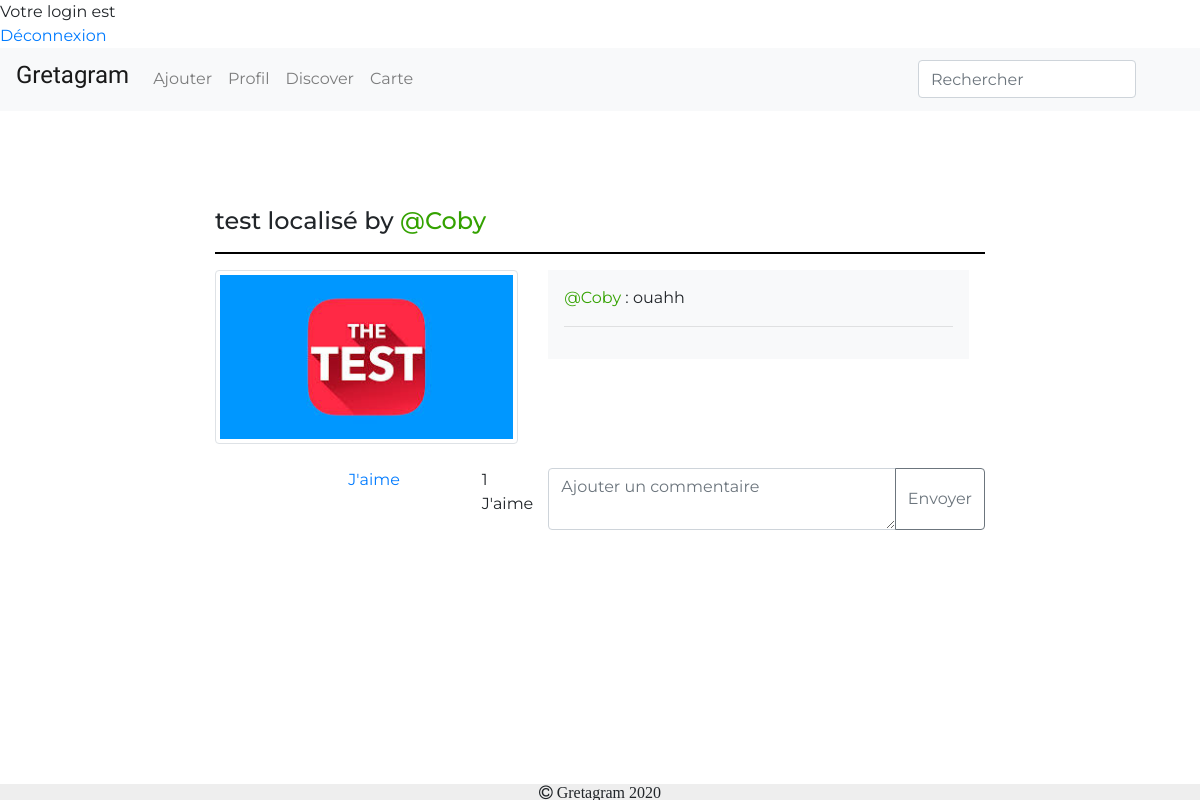
Screenshot of /Gretagram/post.php?post=uploads/5e9df3a783cd7TEEEST.jpg (signed in) with the database file from the repository.
### tables this page shows
CREATE TABLE IF NOT EXISTS `publication` (
  `id` int(11) NOT NULL AUTO_INCREMENT,
  `nblike` int(100) DEFAULT '0',
  `titre` varchar(100) DEFAULT NULL,
  `description` varchar(100) DEFAULT NULL,
  `user` varchar(100) NOT NULL,
  `photo` varchar(100) DEFAULT NULL,
  `datepubli` datetime NOT NULL DEFAULT CURRENT_TIMESTAMP,
  `lat` varchar(200) DEFAULT NULL,
  `longitude` varchar(100) DEFAULT NULL,
  `adrrFormated` varchar(100) NOT NULL,
  `nbVue` int(11) NOT NULL DEFAULT '0',
  `Tag` varchar(100) DEFAULT NULL,
  PRIMARY KEY (`id`)
);

CREATE TABLE IF NOT EXISTS `commentaire` (
  `message` varchar(100) DEFAULT NULL,
  `user` varchar(100) NOT NULL,
  `publication` varchar(100) NOT NULL,
  `date` datetime NOT NULL DEFAULT CURRENT_TIMESTAMP,
  PRIMARY KEY (`date`)
);

### Gretagram/post.php (the view, shortened to what this page needs)
<?php
if (isset($_SESSION['login']) && isset($_SESSION['mdp'])) {
    echo '<html>';
    echo '<head>';
    echo '</head>';
    echo '<body>';
    echo 'Votre login est ' . $_SESSION['login'];
    echo '<br />';
    echo '<a href="deconnexion.php">Déconnexion</a>';
} else {
    header('location: login.php?message=erreur');
}
?>
<!DOCTYPE html>
<html>
<head>
    <link href="https://stackpath.bootstrapcdn.com/font-awesome/4.7.0/css/font-awesome.min.css" rel="stylesheet">
    <link rel="stylesheet" href="https://stackpath.bootstrapcdn.com/bootstrap/4.4.1/css/bootstrap.min.css">
    <link rel="stylesheet" href="css/style.css">
    <?php
    include("include/connect.inc.php");
    ?>
</head>
<body>
    <nav class="navbar navbar-expand-lg navbar-light bg-light">
        <a class="navbar-brand" href="index.php">
            <div class="styleLogo">
                <h4>Gretagram</h4>
            </div>
        </a>
        <div class="collapse navbar-collapse" id="navbarToggler">
            <ul class="navbar-nav mr-auto mt-2 mt-lg-0">
                <li class="nav-item">
                    <a class="nav-link" href="ajouter.php">Ajouter</a>
                </li>
                <li class="nav-item">
                    <a class="nav-link" href="profilPerso.php">Profil</a>
                </li>
                <li class="nav-item">
                    <a class="nav-link" href="discover.php">Discover</a>
                </li>
                <li class="nav-item">
                    <a class="nav-link" href="carte.php">Carte</a>
                </li>
            </ul>
            <form class="form-inline my-2 my-lg-0">
                <input class="form-control mr-sm-2" type="text" id="search-user" placeholder="Rechercher">
            </form>
            <div style="margin-top: 20px">
            </div>
        </div>
    </nav>
    <br>
    <br>
    <br>
    <br>
    <?php
    $param = htmlspecialchars($_GET['post']);
    $requetePost = "Select * FROM publication where photo = " . "'" . $param . "'" . ";";
    $prequetePost = $conn->prepare($requetePost);
    $prequetePost->execute();
    while ($dataPost = $prequetePost->fetch()) {
        $id = $dataPost['id'];
        $photo = $dataPost['photo'];
        $nom = $dataPost['user'];
        $titre = $dataPost['titre'];
        echo '
    <div class="container-fluid">
        <div class="row">
            <div class="col-md-2"></div>
            <div class="col-md-8">
               <h4>' . $titre . ' by <a href="profil.php?nom=' . $nom . '" style="color:#34A200">@' . $nom . '</a></h4>
                <hr style="width: 100%; color: black; height: 1px; background-color:black;">
                <div class="row">
                    <div class="col-md-5">
                        <img src="' . $photo . '" alt="" class=" img-thumbnail responsive">
                    </div>
';
    }
    ?>
    <div class="col-md-7">
        <div class="overflow-auto p-3 mb-3 mb-md-0 mr-md-3 bg-light" style="max-width: 480px; max-height: 400px;">
            <?php
            $param = $_GET['post'];
            $requetePost = "Select * FROM commentaire where publication = " . "'" . $param . "'" . "Order by date DESC;";
            $prequetePost = $conn->prepare($requetePost);
            $prequetePost->execute();
            while ($dataPost = $prequetePost->fetch()) {
                $comm = $dataPost['message'];
                $commhtmlspecial = htmlspecialchars($comm);
                $nom = $dataPost['user'];
                echo '<a href ="profil.php?nom=' . $nom . '" style="color:#34A200" >@' . $nom . '</a> : ' . $commhtmlspecial . '<br><hr>   ';
            }
            ?>
        </div>
    </div>
    </div>
    <br>
    <div class="row">
        <div class="col-md-2"></div>
        <div class="col-md-2">
            <?php
            $like = $conn->prepare('SELECT id FROM jaime WHERE id_article= ?');
            $like->execute(array($id));
            $likes = $like->rowCount();
            $check_like = $conn->prepare('SELECT id FROM jaime WHERE id_article = ? AND nom_personne= ?');
            $check_like->execute(array($id, $_SESSION['login']));
            if ($check_like->rowCount() == 1) {
                echo '<a href="script/like.php?id='.$id.'&nom='.$_SESSION['login'].'">Je n\'aime plus</a>';
            } else {
                echo '<a href="script/like.php?id='.$id.'&nom='.$_SESSION['login'].'">J\'aime</a>';
            }
            ?>
        </div>
        <div class="col-md-1">
           <a><?php echo $likes ?> J'aime</a>
        </div>
        <div class="col-md-7">
            <form method="post" enctype="multipart/form-data">
                <div class="input-group mb-3">
                    <textarea name="newComm" class="form-control" placeholder="Ajouter un commentaire"  aria-describedby="basic-addon2"></textarea>
                    <div class="input-group-append">
                        <input type="submit" class="btn btn-outline-secondary" name="submit_commentaire" value="Envoyer">
                    </div>
                </div>
            </form>
        </div>
    </div>
    </div>
    </div>
    <br>
    <br>
    <footer class="containe-fluid footer">
        <i class="fa fa-copyright"> Gretagram 2020</i>
    </footer>
</body>
</html>

### Gretagram/css/style.css (style rules this page uses)
body, html { padding: 0; margin: 0; }
body { font-family: 'Montserrat', sans-serif; }
.footer { position: fixed; left: 0; bottom: 0; width: 100%; background-color: #EEEEEE; text-align: center; }
.responsive { width: 100%; height: auto; }
.styleLogo { font-family: 'Oleo Script', cursive; }

### rows the page displays
publication: titre "test localisé", user "Coby", photo (picture)
commentaire: user "Coby", message "ouahh"

### other values shown
$likes "1"
